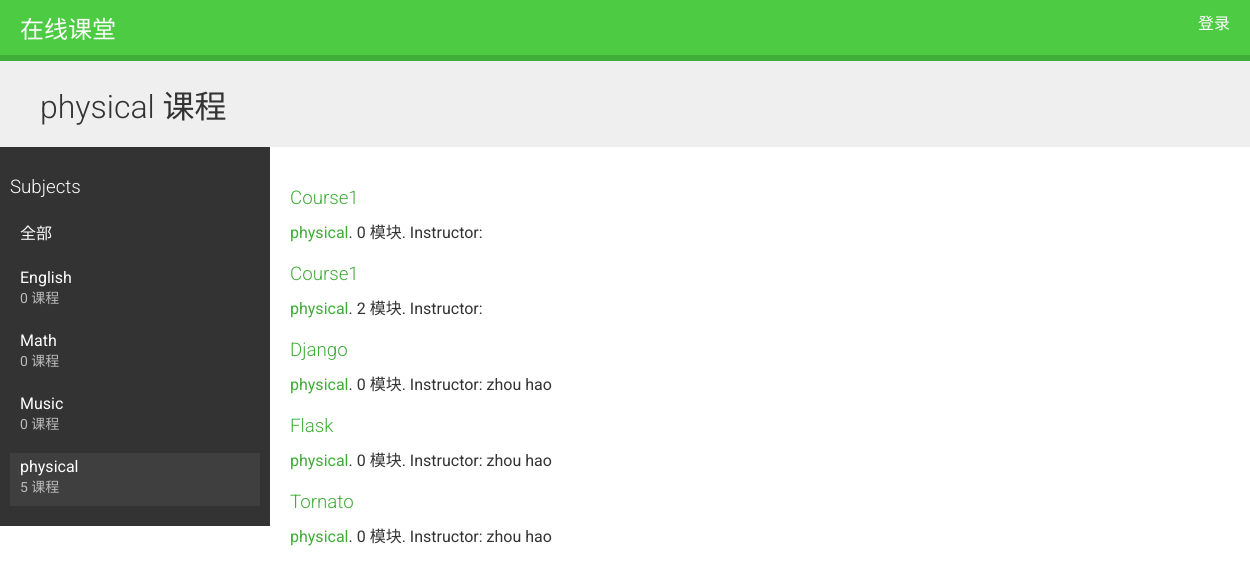
Page /course/subject/physical/ on the committed database.
### courses/models.py (models this page shows, shortened)
class Subject(models.Model):
    title = models.CharField(max_length=200)
    slug = models.SlugField(max_length=200, unique=True)
    class Meta:
        ordering = ('title',)
    def __str__(self):
        return self.title

class Course(models.Model):
    owner = models.ForeignKey(User,
                              related_name='courses_created',
                              on_delete=models.CASCADE)
    subject = models.ForeignKey(Subject,
                                related_name='courses',
                                on_delete=models.CASCADE)
    title = models.CharField(max_length=200)
    slug = models.SlugField(max_length=200, unique=True)
    overview = models.TextField()
    created = models.DateTimeField(auto_now_add=True)
    students = models.ManyToManyField(User,related_name='courses_joined', blank=True)
    class Meta:
        ordering = ('-created',)

### courses/views.py (the view)
# urls.py: url(r'^subject/(?P<subject>[\w-]+)/$', views.CourseListView.as_view(),
class CourseListView(TemplateResponseMixin, View):
    model = Course
    template_name = 'courses/course/list.html'
    def get(self, request, subject=None):
        subjects = cache.get('all_subjects')
        if not subjects:
            subjects = Subject.objects.annotate(
                total_courses=Count('courses')
            )
            cache.set('all_subjects', subjects)
        all_courses = Course.objects.annotate(
            total_modules=Count('modules')
        )
        if subject:
            subject = get_object_or_404(Subject, slug=subject)
            key = 'subject_{}_courses'.format(subject.id)
            courses = cache.get(key)
            if not courses:
                courses = all_courses.filter(subject=subject)
                cache.set(key, courses)
        else:
            courses = cache.get('all_courses')
            if not courses:
                courses = all_courses
                cache.set('all_courses', courses)
        return self.render_to_response({
                        'subjects':subjects,
                        'subject':subject,
                        'courses':courses,
                                        })

### courses/templates/courses/course/list.html (shortened to what this page needs)
{% extends "base.html" %}
{% block content %}
    <h1>
        {% if subject %}
            {{ subject.title }} 课程
        {% else %}
            所有课程
        {% endif %}
    </h1>
    <div class="contents">
        <h3>Subjects</h3>
        <ul id="modules">
            <li {% if not subject %}class="selected"{% endif %}>
                <a href="{% url "course_list" %}">全部</a>
            </li>
            {% for s in subjects %}
                <li {% if subject == s %}class="selected"{% endif %}>
                    <a href="{% url "course_list_subject" s.slug %}">
                        {{ s.title }}
                        <br><span>{{ s.total_courses }} 课程</span>
                    </a>
                </li>
            {% endfor %}
        </ul>
    </div>
    <div class="module">
        {% for course in courses %}
            {% with subject=course.subject %}
                <h3><a href="{% url "course_detail" course.slug %}">{{ course.title }}</a></h3>
                <p>
                    <a href="{% url "course_list_subject" subject.slug %}">{{ subject }}</a>.
                    {{ course.total_modules }} 模块.
                    Instructor: {{ course.owner.get_full_name }}
                </p>
            {% endwith %}
        {% endfor %}
    </div>
{% endblock %}

### courses/static/css/base.css (style rules this page uses)
body { margin:0; font-family:'Roboto', sans-serif; font-weight:400; color:#333; }
a { color:#3fad37; text-decoration:none; }
h1, h2, h3, h4, h5, h6 { font-family:'Roboto', sans-serif; font-weight:300; }
h1 { background:#efefef; width:100%; overflow:auto; padding:20px 0 20px 40px; margin:0; }
.module { overflow:auto; }
.module h3 { margin:30px 0 0; padding:0; width:100%; }
.module p { margin:10px 0 20px; width:100%; float:left; }
.contents { width:20%; padding:10px; float:left; background:#333; color: #fff; font-family:'Roboto', sans-serif; }
.contents ul { list-style:none; margin:0; padding:0; }
.contents ul li { margin:0 0 10px 0; padding:4px 10px 10px; overflow:auto; }
.contents ul li.selected { background:#3f3f3f; }
.contents ul span { text-transform:uppercase; color:#bbb; font-size:14px; }
.contents ul a { display:block; color:#fff; text-decoration:none; }
.module { padding:10px 20px; float:left; }

### rows in the picture
Subject: title "physical", total_courses "5"
Subject: title "English", total_courses "0"
Subject: title "Math", total_courses "0"
Subject: title "Music", total_courses "0"
Course: title "Course1", subject "physical", total_modules "0"
Course: title "Course1", subject "physical", total_modules "2"
Course: title "Django", subject "physical", total_modules "0", owner.get_full_name "zhou hao"
Course: title "Flask", subject "physical", total_modules "0", owner.get_full_name "zhou hao"
Course: title "Tornato", subject "physical", total_modules "0", owner.get_full_name "zhou hao"
